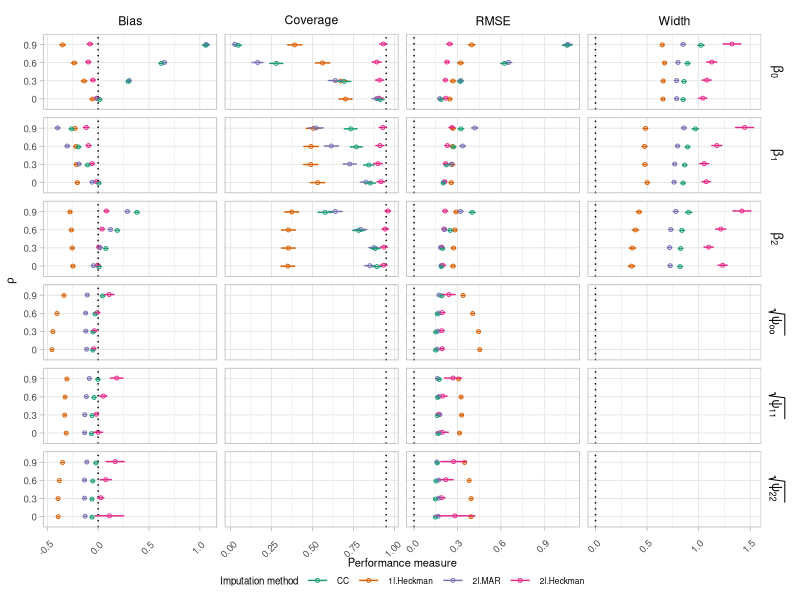
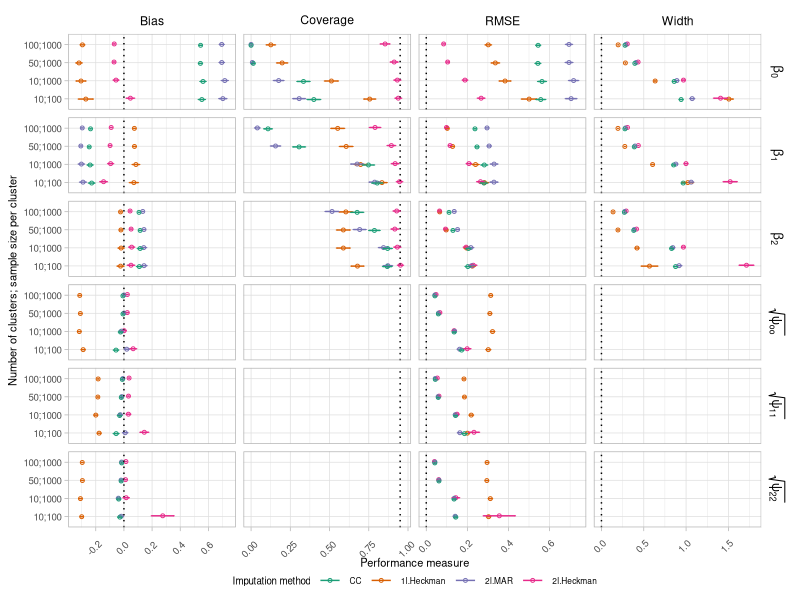
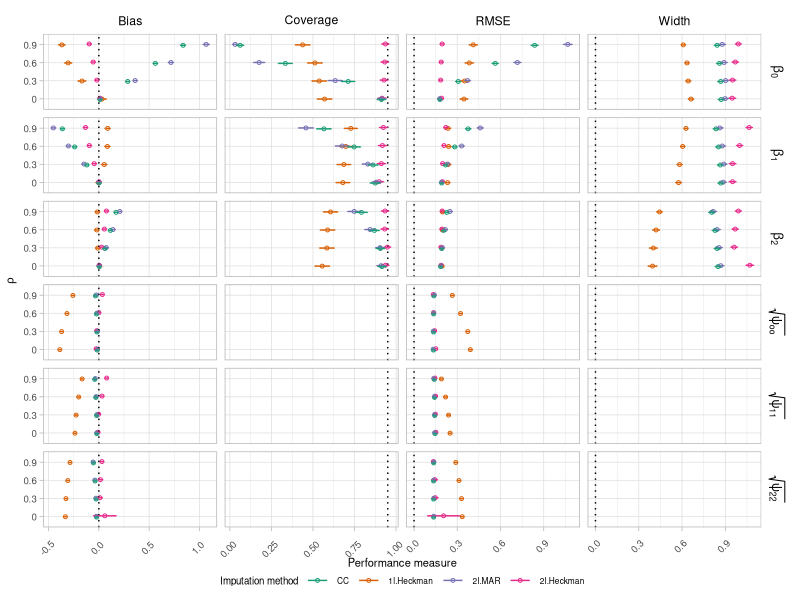
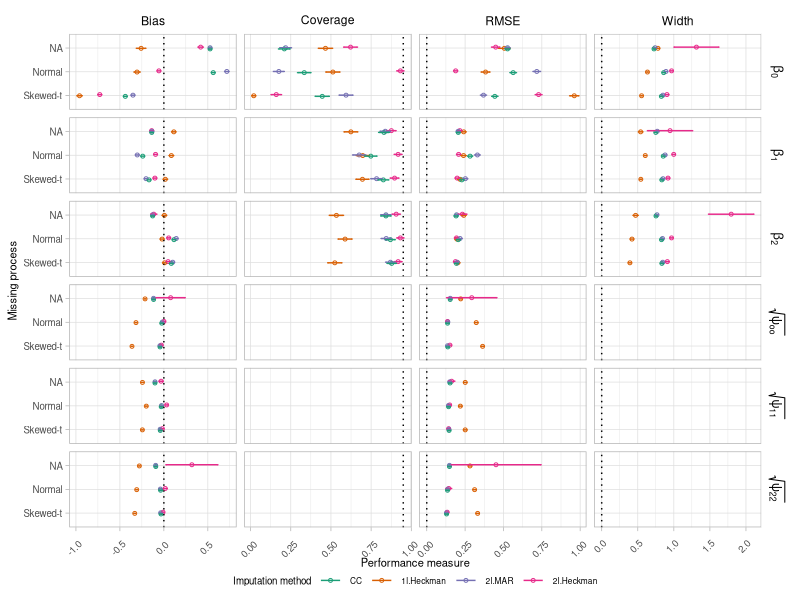

The R source for these figures, in order:
library(here)
library(data.table)
library(ggplot2)

# Arrange dataset
data<-as.data.table(readxl::read_xlsx(here('2.Simulation','Sim_results.xlsx'),sheet="Sheet1"))
#data<-data[,grep("Scenario|Method|Variation|^Bias|^EmpSE|^RMSE|^CIW|^Cov|^SE", names(data)), with = FALSE]
#colnames(data)<-c("Scenario","Variation","Method", paste0("p_Coverage_",0:2), paste0("p_Bias_",0:6),paste0("p_RMSE_",0:6),paste0("p_Width_",0:2),paste0("p_EmpSE_",0:6),paste0("SE_Bias_",0:6),paste0("SE_EmpSE_",0:6),paste0("SE_RMSE_",0:6),paste0("SE_Width_",0:2), paste0("SE_Coverage_",0:2))
#data<- setDT(melt(data, measure.vars = c( paste0("p_Bias_",0:6), paste0("p_Coverage_",0:2), paste0("p_EmpSE_",0:6), paste0("p_RMSE_",0:6),paste0("p_Width_",0:2),paste0("SE_Bias_",0:6), paste0("SE_Coverage_",0:2),paste0("SE_EmpSE_",0:6),paste0("SE_RMSE_",0:6),paste0("SE_Width_",0:2)),variable.name = "Statistic", value.name = "Value"))
data<-data[Variation!="10;50",]
data<-data[,grep("Scenario|Method|Variation|^Bias|^RMSE|^CIW|^Cov|^SE_B|^SE_C|^SE_W|^SE_RM", names(data)), with = FALSE]
colnames(data)<-c("Scenario","Variation","Method", paste0("p_Coverage_",0:2), paste0("p_Bias_",0:6),
                  paste0("p_RMSE_",0:6),paste0("p_Width_",0:2),paste0("SE_Bias_",0:6),paste0("SE_RMSE_",0:6),paste0("SE_Width_",0:2), paste0("SE_Coverage_",0:2))
data<- setDT(melt(data, measure.vars = c( paste0("p_Bias_",0:6), paste0("p_Coverage_",0:2), paste0("p_RMSE_",0:6),paste0("p_Width_",0:2),
                                          paste0("SE_Bias_",0:6), paste0("SE_Coverage_",0:2),paste0("SE_RMSE_",0:6),paste0("SE_Width_",0:2)),variable.name = "Statistic", value.name = "Value"))



data[, c("Type","Statistic", "Parameter") := tstrsplit(Statistic, "_", fixed=TRUE)]
data<- setDT(dcast(data, Scenario+ Variation+ Method +  Parameter+Statistic~Type, value.var = "Value"))
param_val <- c("0"="beta_0", "1"="beta_1", "2"="beta_2", 
               "3"="psi_b0", "4"="psi_b1", "5"="psi_b2","6"= "psi_e")
data[,Method:=factor(Method, levels = c("CC","1l.Heckman","2l.MAR","2l.Heckman"))]

data[,Parameter := as.factor(param_val[data$Parameter])]
data[,Parameter := factor(Parameter, levels = c("beta_0","beta_1","beta_2","psi_b0","psi_b1","psi_b2","psi_e"),
                          ordered = TRUE, labels=c(expression(beta[0]),expression(beta[1]),expression(beta[2]),
                                                   expression(sqrt(psi[oo])),expression(sqrt(psi[11])),expression(sqrt(psi[22])),
                                                   expression(psi[e])))]


plotsim<-function(Scenariov,levelsvar,yaxis){
datagraph<-data[Scenario==Scenariov,]
datalines <- data.table(Parameter = c("beta_0","beta_1", "beta_2","psi_b0", "psi_b1","psi_b2","psi_e"),
                        Z = c(rep(0,7),rep(0.95,7),rep(0,7),rep(0,7)),
                        Statistic=c(rep("Bias",7),rep("Coverage",7),rep("RMSE",7),rep("Width",7)))


datalines[,Parameter := factor(Parameter, levels = c("beta_0","beta_1","beta_2","psi_b0","psi_b1","psi_b2","psi_e"),
                               ordered = TRUE, labels=c(expression(beta[0]),expression(beta[1]),expression(beta[2]),
                                                        expression(sqrt(psi[oo])),expression(sqrt(psi[11])),expression(sqrt(psi[22])),
                                                        expression(psi[e])))]



unique(datalines$Parameter)
datagraph[, Variation:=as.factor(Variation)]
datagraph[, Variation:=factor(Variation,levels=levelsvar)]

pd = position_dodge(.1)
datalines1<-datalines[!Parameter%in%c("psi[e]")]

plot<-ggplot(datagraph[!Parameter%in%c("psi[e]")],
       aes(y= Variation, x     = p, color = Method)) +
  geom_point(shape = 1,size  = 1,position = pd) +
  geom_vline(data = datalines1, aes(xintercept = Z),linetype='dotted')+
  geom_errorbar(aes(xmin  = p - 1.96*SE, xmax  = p + 1.96*SE),
                width = 0.2,size  = 0.5,position = pd) +
  facet_grid(Parameter~Statistic, scales="free",labeller = label_parsed)+
  scale_color_brewer(palette="Dark2")+
  guides(color=guide_legend(title="Imputation method"))+
  theme_light()+  
  theme(strip.background =element_rect(fill="white"),legend.position="bottom",legend.margin=margin(t=-12))+
  theme(strip.text = element_text(colour = 'black'))+
  theme(axis.text.x = element_text(angle = 45, vjust = 0.15,size=7),
        axis.title=element_text(size=8))+
  theme(axis.text.y = element_text(size=7))+
  xlab("Performance measure")+ylab(yaxis)+
  theme(legend.text=element_text(size=6))+
  theme(legend.title=element_text(size=7))

return(plot)
}


plot_rho<-plotsim(Scenariov="Rho",levelsvar=c("0","0.3","0.6","0.9"),yaxis=expression(rho))
plot_bin<-plotsim(Scenariov="Bin",levelsvar=c("0","0.3","0.6","0.9"),yaxis=expression(rho))
plot_N<-plotsim(Scenariov="N",levelsvar=c("10;50","10;100","10;1000","50;1000","100;1000"),yaxis="Number of clusters; sample size per cluster")
plot_S<-plotsim(Scenariov="S",levelsvar=c("Skewed-t","Normal","Explicit"),yaxis="Missing process")
